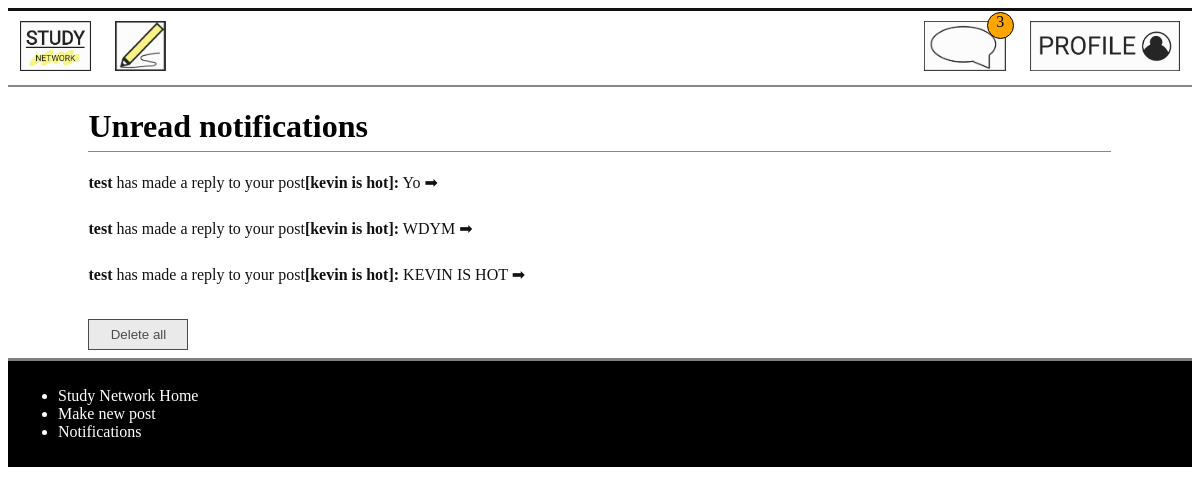
The app's page /notification (signed in), older data.
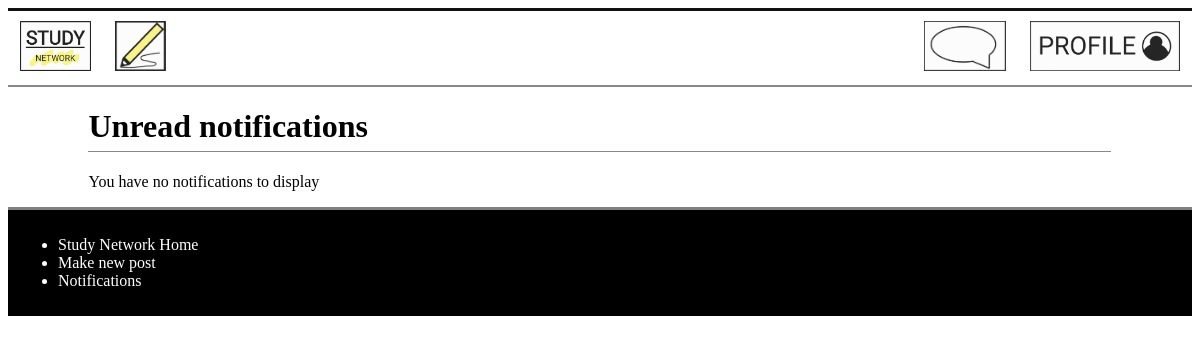
The same page, newer data.
### models.py (models this page shows)
class Notification(db.Model):
    __tablename__ = 'Notification'
    id = db.Column(db.Integer, primary_key=True)
    sender = db.Column(db.Text)
    content = db.Column(db.Text)
    user_id = db.Column(db.Integer, db.ForeignKey('User.id'), nullable = False)
    post_id = db.Column(db.Integer, db.ForeignKey('Post.id'), nullable = False)
    users_notification = db.relationship('User', back_populates='notifications_user')
    posts_notification = db.relationship('Post', back_populates='notifications_post')

class Post(db.Model):
    __tablename__ = 'Post'
    id = db.Column(db.Integer, primary_key=True)
    title = db.Column(db.Text)
    discussion = db.Column(db.Text)
    date = db.Column(db.Integer)
    comments = db.Column(db.Integer)
    user_id = db.Column(db.Integer, db.ForeignKey('User.id'))
    post_user = db.relationship('User', back_populates='user_post')
    replies_post = db.relationship('Reply', secondary=PostReply, back_populates='posts_reply')
    categories_post = db.relationship('Category', secondary=PostCategory, back_populates='posts_category')
    notifications_post = db.relationship('Notification', back_populates='posts_notification')
    posts = db.relationship('Comment', back_populates='user')

### main.py (the view)
@app.route('/notification', methods=['GET', 'POST'])
def notification():
    if g.logged_in_user == None:
        return redirect(url_for('signin'))
    else:
        notifications = models.Notification.query.filter_by(user_id = session['logged_in_user']).all()
        return render_template('notification.html', notifications=notifications, title='notification')

### main.py (called while the page is built)
@app.context_processor
def notification_processor():
    if  g.logged_in_user:
        num_notification = models.Notification.query.filter_by(user_id = session["logged_in_user"]).all()
        if len(num_notification) > 99:
            return dict(num_notification = "99..") #When the number of notification is too big, it just shows 99+.
        else:
            return dict(num_notification = len(num_notification))
    else:
        return dict(num_notification = "No one is logged in")

@app.before_request
def before_request():
    g.logged_in_user = None
    if 'logged_in_user' in session:
        g.logged_in_user = session['logged_in_user']

### templates/notification.html
{% extends 'layout.html' %}
{% block content %}
<main>
<div class="notification">
<h1>Unread notifications</h1>
{% if notifications %}
    {% for notification in notifications %}
        <ul>
            <li><a href="/mark_read/{{notification.id}}/{{notification.posts_notification.id}}/1"><strong>{{notification.sender}}</strong>
                 has made a reply to your post<strong>[{{notification.posts_notification.title}}]:</strong>
                {{notification.content}} ➡</a>
            </li>
        </ul>
    {% endfor %}
    <button onclick="window.location.href='/mark_read/0/0/0'">Delete all</button>
{% else %}
    <p>You have no notifications to display</p>
{% endif %}
</div>
</main>
{% endblock %}

Row changes from the older to the newer data that the page shows:
removed Notification: sender "test", posts_notification "kevin is hot", content "Yo"
removed Notification: sender "test", posts_notification "kevin is hot", content "WDYM"
removed Notification: sender "test", posts_notification "kevin is hot", content "KEVIN IS HOT"
Text that changed along with them:
{{ num_notification }}: "3" → (not shown)
text no longer shown: "Delete all"
text now shown: "You have no notifications to display"
